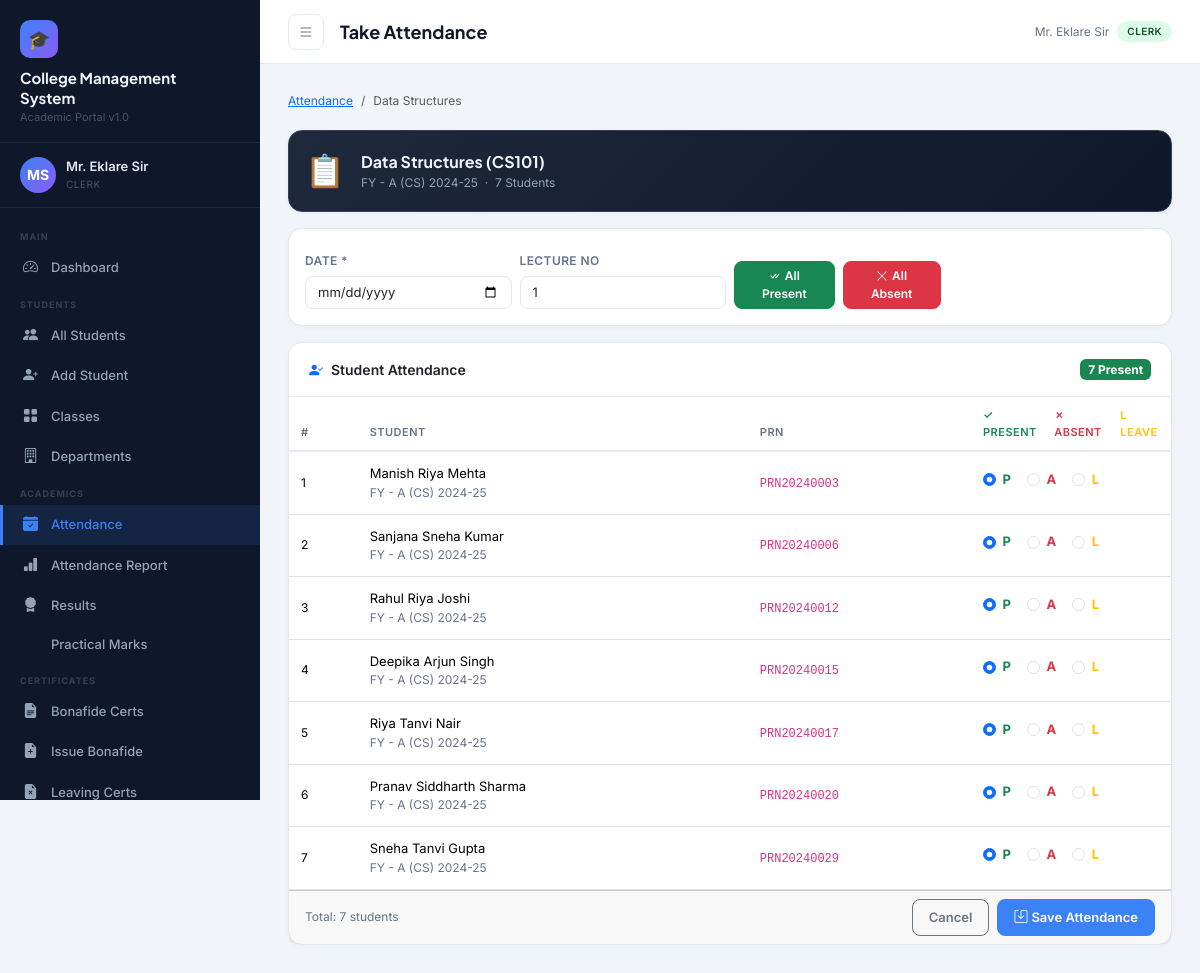
Screenshot of /attendance/take/1/ (signed in) with the database file from the repository.
### accounts/models.py (models this page shows, shortened)
class User(AbstractUser):
    ROLE_CHOICES = [
        ('principal', 'Principal'),
        ('staff', 'Staff / Teacher'),
        ('clerk', 'Clerk'),
        ('accountant', 'Accountant'),
    ]
    role = models.CharField(max_length=20, choices=ROLE_CHOICES, default='staff')
    phone = models.CharField(max_length=15, blank=True)
    address = models.TextField(blank=True)
    profile_photo = models.ImageField(upload_to='profiles/', blank=True, null=True)
    department = models.CharField(max_length=100, blank=True)
    employee_id = models.CharField(max_length=20, unique=True, null=True, blank=True)

### attendance/models.py (models this page shows, shortened)
class Subject(models.Model):
    name = models.CharField(max_length=100)
    code = models.CharField(max_length=20, unique=True)
    class_group = models.ForeignKey(Class, on_delete=models.CASCADE, related_name='subjects')
    teacher = models.ForeignKey(User, on_delete=models.SET_NULL, null=True, blank=True, related_name='subjects')
    is_practical = models.BooleanField(default=False)
    max_lectures = models.IntegerField(default=60)

### students/models.py (models this page shows, shortened)
class Class(models.Model):
    name = models.CharField(max_length=50)  # e.g., FY, SY, TY
    division = models.CharField(max_length=5)  # A, B, C
    department = models.ForeignKey(Department, on_delete=models.CASCADE, related_name='classes')
    academic_year = models.CharField(max_length=10)  # e.g., 2024-25
    class_teacher = models.CharField(max_length=100, blank=True)
    class Meta:
        unique_together = ['name', 'division', 'department', 'academic_year']
        verbose_name_plural = 'Classes'
    def __str__(self):
        return f"{self.name} - {self.division} ({self.department.code}) {self.academic_year}"

class Department(models.Model):
    name = models.CharField(max_length=100)
    code = models.CharField(max_length=10, unique=True)
    head = models.CharField(max_length=100, blank=True)

class Student(models.Model):
    GENDER_CHOICES = [('M', 'Male'), ('F', 'Female'), ('O', 'Other')]
    STATUS_CHOICES = [('active', 'Active'), ('inactive', 'Inactive'), ('passed', 'Passed Out'), ('dropped', 'Dropped')]
    prn = models.CharField(max_length=20, unique=True, verbose_name='PRN')
    first_name = models.CharField(max_length=50)
    middle_name = models.CharField(max_length=50, blank=True)
    last_name = models.CharField(max_length=50)
    gender = models.CharField(max_length=1, choices=GENDER_CHOICES)
    date_of_birth = models.DateField()
    address = models.TextField()
    phone = models.CharField(max_length=15)
    email = models.EmailField(blank=True)
    photo = models.ImageField(upload_to='students/', blank=True, null=True)
    aadhar_no = models.CharField(max_length=12, blank=True)
    caste = models.CharField(max_length=50, blank=True)
    category = models.CharField(max_length=20, blank=True)  # OBC, SC, ST, Open
    blood_group = models.CharField(max_length=5, blank=True)
    current_class = models.ForeignKey(Class, on_delete=models.SET_NULL, null=True, related_name='students')
    admission_date = models.DateField()
    admission_no = models.CharField(max_length=20, unique=True)
    status = models.CharField(max_length=10, choices=STATUS_CHOICES, default='active')
    father_name = models.CharField(max_length=100)
    father_phone = models.CharField(max_length=15, blank=True)
    father_occupation = models.CharField(max_length=100, blank=True)
    mother_name = models.CharField(max_length=100)
    mother_phone = models.CharField(max_length=15, blank=True)
    guardian_name = models.CharField(max_length=100, blank=True)
    guardian_phone = models.CharField(max_length=15, blank=True)
    guardian_relation = models.CharField(max_length=50, blank=True)
    created_at = models.DateTimeField(auto_now_add=True)
    updated_at = models.DateTimeField(auto_now=True)
    @property
    def full_name(self):
        parts = [self.first_name, self.middle_name, self.last_name]
        return ' '.join(p for p in parts if p)

### attendance/views.py (the view, shortened to what this page needs)
# urls.py: path('take/<int:subject_id>/', views.take_attendance, name='take_attendance'),
@login_required
def take_attendance(request, subject_id):
    subject = get_object_or_404(Subject, pk=subject_id)
    students = Student.objects.filter(current_class=subject.class_group, status='active')
    return render(request, 'attendance/take_attendance.html', {'subject': subject, 'students': students})

### templates/attendance/take_attendance.html (shortened to what this page needs)
{% extends 'base.html' %}
{% block page_title %}Take Attendance{% endblock %}
{% block content %}
<div class="section-header">
  <nav aria-label="breadcrumb"><ol class="breadcrumb mb-0" style="font-size:12px;">
    <li class="breadcrumb-item"><a href="{% url 'attendance_dashboard' %}">Attendance</a></li>
    <li class="breadcrumb-item active">{{ subject.name }}</li>
  </ol></nav>
</div>
<div class="card mb-3" style="background:linear-gradient(135deg,#1e293b,#0f172a);border:1px solid #334155;color:#f1f5f9;">
  <div class="card-body p-3 d-flex align-items-center gap-3">
    <div style="font-size:32px;">📋</div>
    <div>
      <div style="font-size:16px;font-weight:700;font-family:'Plus Jakarta Sans',sans-serif;">{{ subject.name }} ({{ subject.code }})</div>
      <div style="font-size:12px;color:#94a3b8;">{{ subject.class_group }} &nbsp;·&nbsp; {{ students.count }} Students</div>
    </div>
  </div>
</div>
<form method="post">
<div class="card mb-3">
  <div class="card-body p-3">
    <div class="row g-2 align-items-end">
      <div class="col-md-3">
        <label class="form-label">Date *</label>
        <input type="date" name="date" class="form-control" value="{{ today }}" required/>
      </div>
      <div class="col-md-3">
        <label class="form-label">Lecture No</label>
        <input type="number" name="lecture_no" class="form-control" value="1" min="1"/>
      </div>
      <div class="col-md-3">
        <div class="d-flex gap-2 mt-3">
          <button type="button" class="btn btn-success btn-sm flex-fill" onclick="markAll('P')">
            <i class="bi bi-check-all me-1"></i>All Present
          </button>
          <button type="button" class="btn btn-danger btn-sm flex-fill" onclick="markAll('A')">
            <i class="bi bi-x-lg me-1"></i>All Absent
          </button>
        </div>
      </div>
    </div>
  </div>
</div>
<div class="card">
  <div class="card-header d-flex align-items-center justify-content-between">
    <span><i class="bi bi-person-check-fill text-primary me-2"></i>Student Attendance</span>
    <span id="presentCount" class="badge bg-success" style="font-size:12px;">0 Present</span>
  </div>
  <div class="card-body p-0">
    <table class="table table-hover mb-0">
      <thead>
        <tr>
          <th>#</th>
          <th>Student</th>
          <th>PRN</th>
          <th style="width:200px;">
            <div class="d-flex gap-3">
              <span class="text-success">✓ Present</span>
              <span class="text-danger">✗ Absent</span>
              <span class="text-warning">L Leave</span>
            </div>
          </th>
        </tr>
      </thead>
      <tbody>
        {% for student in students %}
        <tr id="row-{{ student.pk }}">
          <td class="text-muted-sm">{{ forloop.counter }}</td>
          <td>
            <div class="fw-600" style="font-size:13px;">{{ student.full_name }}</div>
            <div class="text-muted-sm">{{ student.current_class }}</div>
          </td>
          <td><code style="font-size:12px;">{{ student.prn }}</code></td>
          <td>
            <div class="d-flex gap-3">
              <div class="form-check">
                <input class="form-check-input attend-radio" type="radio" name="status_{{ student.pk }}" value="P" id="p_{{ student.pk }}" data-row="{{ student.pk }}" checked onchange="updateRow({{ student.pk }}, 'P')"/>
                <label class="form-check-label text-success fw-bold" for="p_{{ student.pk }}">P</label>
              </div>
              <div class="form-check">
                <input class="form-check-input attend-radio" type="radio" name="status_{{ student.pk }}" value="A" id="a_{{ student.pk }}" data-row="{{ student.pk }}" onchange="updateRow({{ student.pk }}, 'A')"/>
                <label class="form-check-label text-danger fw-bold" for="a_{{ student.pk }}">A</label>
              </div>
              <div class="form-check">
                <input class="form-check-input attend-radio" type="radio" name="status_{{ student.pk }}" value="L" id="l_{{ student.pk }}" data-row="{{ student.pk }}" onchange="updateRow({{ student.pk }}, 'L')"/>
                <label class="form-check-label text-warning fw-bold" for="l_{{ student.pk }}">L</label>
              </div>
            </div>
          </td>
        </tr>
        {% empty %}
        <tr><td colspan="4" class="text-center text-muted-sm py-3">No active students in this class</td></tr>
        {% endfor %}
      </tbody>
    </table>
  </div>
  <div class="card-footer d-flex justify-content-between align-items-center">
    <span class="text-muted-sm">Total: {{ students.count }} students</span>
    <div class="d-flex gap-2">
      <a href="{% url 'attendance_dashboard' %}" class="btn btn-outline-secondary">Cancel</a>
      <button type="submit" class="btn btn-primary"><i class="bi bi-save me-1"></i>Save Attendance</button>
    </div>
  </div>
</div>
</form>
{% endblock %}

### templates/base.html (shortened to what this page needs)
{% load static %}
<!DOCTYPE html>
<html lang="en">
<head>
  <link href="https://cdn.jsdelivr.net/npm/bootstrap@5.3.2/dist/css/bootstrap.min.css" rel="stylesheet"/>
  <link href="https://cdn.jsdelivr.net/npm/bootstrap-icons@1.11.3/font/bootstrap-icons.css" rel="stylesheet"/>
<link rel="stylesheet"
href="https://cdnjs.cloudflare.com/ajax/libs/cropperjs/1.6.1/cropper.min.css"/>
</head>
<body>
<aside class="sidebar" id="sidebar">
  <div class="sidebar-brand">
    <div class="logo-icon">🎓</div>
    <div class="college-name">College Management<br>System</div>
    <div class="college-subtitle">Academic Portal v1.0</div>
  </div>
  <div class="sidebar-user">
    {% if request.user.profile_photo %}
    <img src="{{ request.user.profile_photo.url }}"
         class="avatar"
         style="object-fit:cover;">
{% else %}
    <div class="avatar">
        {{ request.user.first_name|first|upper }}{{ request.user.last_name|first|upper }}
    </div>
{% endif %}
    <div class="user-info">
      <div class="name">{{ request.user.get_full_name|default:request.user.username }}</div>
      <div class="role">{{ request.user.get_role_display }}</div>
    </div>
  </div>
  <nav class="sidebar-nav">
    <div class="nav-section-label">Main</div>
    <div class="nav-item">
      <a href="{% url 'dashboard' %}" class="{% if request.resolver_match.url_name == 'dashboard' %}active{% endif %}">
        <i class="bi bi-speedometer2"></i> Dashboard
      </a>
    </div>
    <div class="nav-section-label">Students</div>
    <div class="nav-item">
      <a href="{% url 'student_list' %}" class="{% if 'student' in request.resolver_match.url_name %}active{% endif %}">
        <i class="bi bi-people-fill"></i> All Students
      </a>
    </div>
    {% if request.user.role in 'principal,clerk' %}
    <div class="nav-item">
      <a href="{% url 'student_add' %}"><i class="bi bi-person-plus-fill"></i> Add Student</a>
    </div>
    {% endif %}
    <div class="nav-item">
      <a href="{% url 'class_list' %}"><i class="bi bi-grid-fill"></i> Classes</a>
    </div>
    <div class="nav-item">
      <a href="{% url 'department_list' %}"><i class="bi bi-building"></i> Departments</a>
    </div>
    <div class="nav-section-label">Academics</div>
    <div class="nav-item">
      <a href="{% url 'attendance_dashboard' %}" class="{% if 'attendance' in request.resolver_match.url_name %}active{% endif %}">
        <i class="bi bi-calendar-check-fill"></i> Attendance
      </a>
    </div>
    <div class="nav-item">
      <a href="{% url 'attendance_report' %}"><i class="bi bi-bar-chart-fill"></i> Attendance Report</a>
    </div>
    <div class="nav-item">
      <a href="{% url 'results_dashboard' %}" class="{% if 'result' in request.resolver_match.url_name or 'exam' in request.resolver_match.url_name %}active{% endif %}">
        <i class="bi bi-award-fill"></i> Results
      </a>
    </div>
    <div class="nav-item">
      <a href="{% url 'practical_marks' %}"> Practical Marks</a>
    </div>
    {% if request.user.role == 'principal' or request.user.role == 'clerk' %}
    <div class="nav-section-label">Certificates</div>
    <div class="nav-item">
      <a href="{% url 'bonafide_list' %}" class="{% if 'bonafide' in request.resolver_match.url_name %}active{% endif %}">
        <i class="bi bi-file-earmark-text-fill"></i> Bonafide Certs
      </a>
    </div>
    <div class="nav-item">
      <a href="{% url 'issue_bonafide' %}"><i class="bi bi-file-earmark-plus-fill"></i> Issue Bonafide</a>
    </div>
    <div class="nav-item">
      <a href="{% url 'leaving_cert_list' %}"><i class="bi bi-file-earmark-x-fill"></i> Leaving Certs</a>
    </div>
    {% endif %}
  </nav>
</aside>
<div class="main-wrap">
  <div class="topbar">
    <button class="btn-icon sidebar-toggle" onclick="document.getElementById('sidebar').classList.toggle('open')">
      <i class="bi bi-list"></i>
    </button>
    <div class="page-title">{% block page_title %}Dashboard{% endblock %}</div>
    <div class="d-flex align-items-center gap-2">
      <span class="text-muted-sm d-none d-md-inline">{{ request.user.get_full_name|default:request.user.username }}</span>
      <span class="badge-role badge-{{ request.user.role }}">{{ request.user.get_role_display }}</span>
    </div>
  </div>
  <div class="main-content">
    {% block content %}{% endblock %}
  </div>
</div>
</body>
</html>

### rows the page displays
User: user.first_name|first "M", user.last_name|first "S", user.get_full_name "Mr. Eklare Sir", user.role "CLERK"
Subject: name "Data Structures", code "CS101", class_group "FY - A (CS) 2024-25"
Student: full_name "Manish Riya Mehta", current_class "FY - A (CS) 2024-25", prn "PRN20240003"
Student: full_name "Sanjana Sneha Kumar", current_class "FY - A (CS) 2024-25", prn "PRN20240006"
Student: full_name "Rahul Riya Joshi", current_class "FY - A (CS) 2024-25", prn "PRN20240012"
Student: full_name "Deepika Arjun Singh", current_class "FY - A (CS) 2024-25", prn "PRN20240015"
Student: full_name "Riya Tanvi Nair", current_class "FY - A (CS) 2024-25", prn "PRN20240017"
Student: full_name "Pranav Siddharth Sharma", current_class "FY - A (CS) 2024-25", prn "PRN20240020"
Student: full_name "Sneha Tanvi Gupta", current_class "FY - A (CS) 2024-25", prn "PRN20240029"

### other values shown
{{ students.count }} "7"
